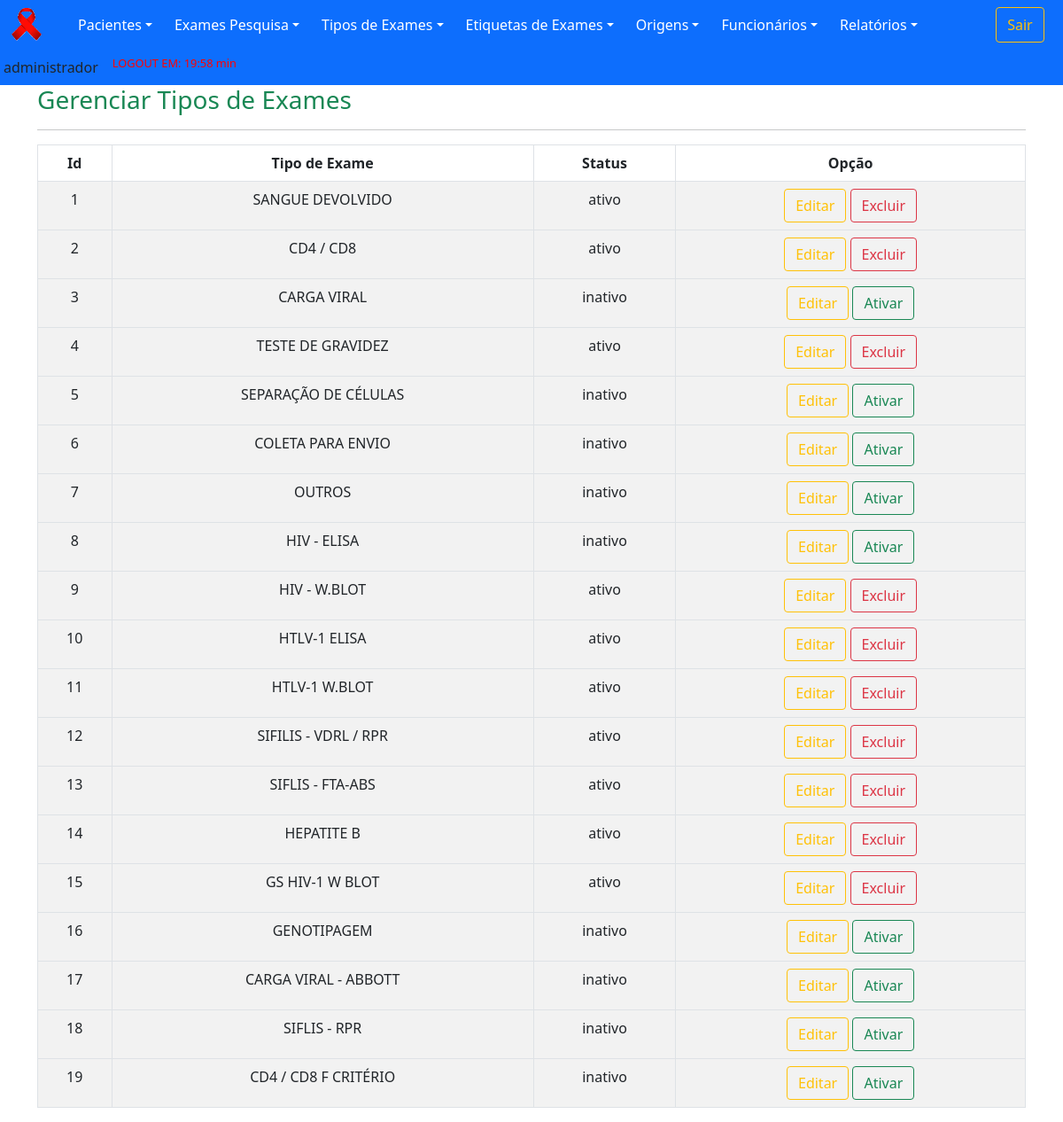
/views/examesGerenciar.php (signed in), run on an earlier commit of the app's database.
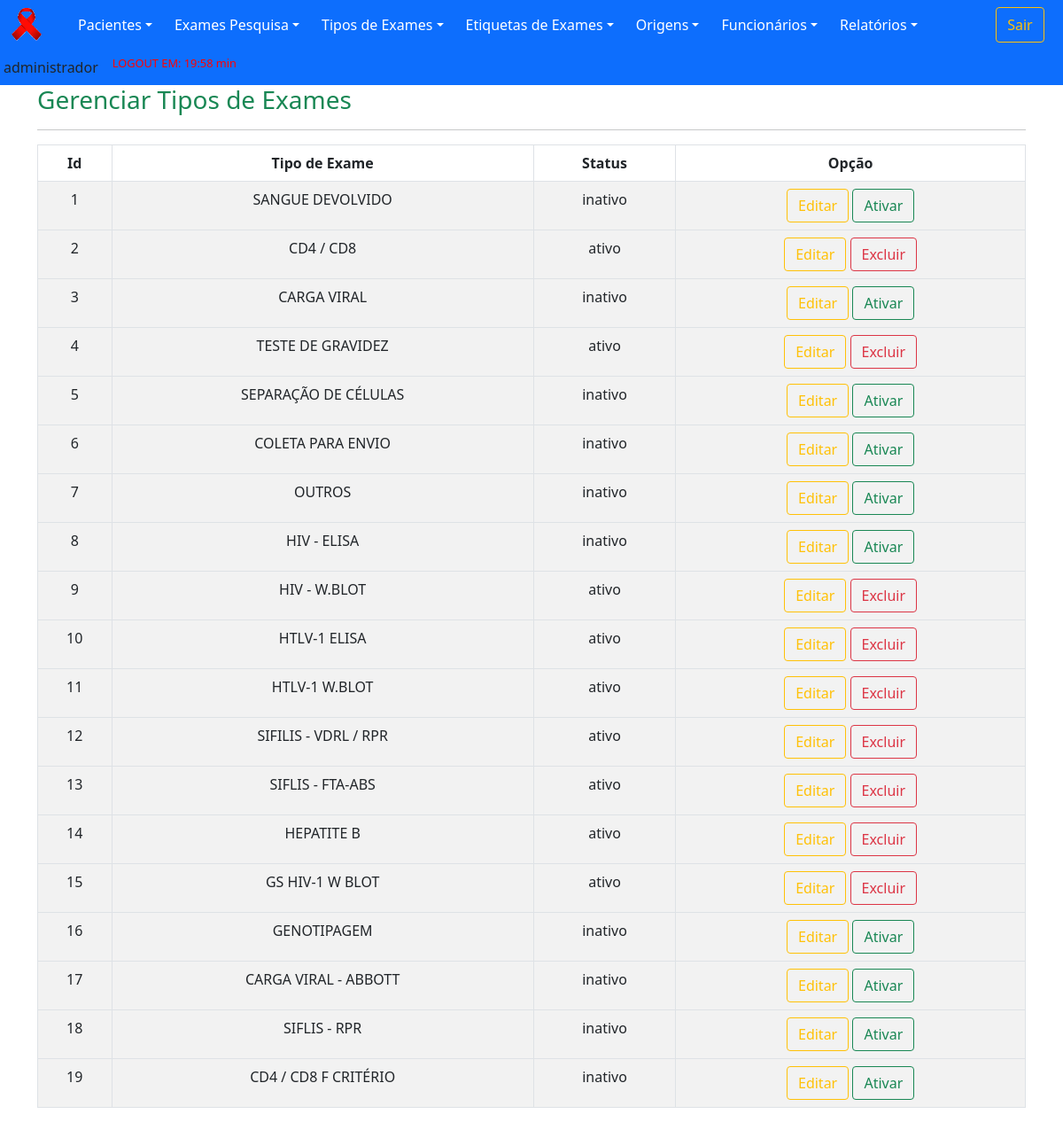
And on a later commit of the database.
### tables this page shows
CREATE TABLE `tipoExames` (
  `idTipoExames` int(11) NOT NULL,
  `tipoExame` varchar(255) DEFAULT NULL,
  `statusExame` varchar(8) DEFAULT NULL
);

### dao/DAO-sistemaCihiv.php (called while the page is built, shortened)
<?php
    class SistemaDAO
        {
            public function PesquisaTodosDados($nomeTabela)
                {
                    $conn = Database::connect();
                    $conn->exec('SET CHARACTER SET utf8');
                    $sql = "SELECT * FROM $nomeTabela";
                    try
                        {
                            $listar = $conn->query($sql);
                            $buscar = $listar->fetchAll(PDO::FETCH_OBJ);
                            $numRows = $listar->rowCount();
                        }
                    catch (PDOException $exc)
                        {
                            $buscar = $exc->getTraceAsString();
                        }
                    return $buscar;
                }
        }
?>

### views/examesGerenciar.php (the view, shortened to what this page needs)
<?php
	include "../template/menuPrincipal.php";
?>
        <div class="container">
            <div id="page-content-wrapper">
				<div class="panel-header">
					<h3 class="text-success">Gerenciar Tipos de Exames</h3>
				</div>
				<hr>
				<div class="panel-content">
					<div class="col-md-12">
						<table class="table table-striped table-bordered table-condensed">
                            <thead>
                                <tr>
                                    <th>Id</th>
                                    <th>Tipo de Exame</th>
                                    <th>Status</th>
                                    <th>Opção</th>
                                </tr>
                            </thead>
                            <tbody>
                                <?php
                                    require_once '../dao/DAO-sistemaCihiv.php';
                                    $exameDAO = new SistemaDAO();
                                    $nomeTabela = "tipoExames";
                                    foreach($exameDAO->PesquisaTodosDados($nomeTabela) as $exame)
                                        {
                                            ?>
                                                <tr>
                                                    <td><?php echo $exame->idTipoExames; ?></td>
                                                    <td><?php echo $exame->tipoExame; ?></td>
                                                    <td><?php echo $exame->statusExame;  $statusExame = $exame->statusExame;?></td>
                                                    <td class='operations'>
                                                        <div class="btn-group pull-right">
                                                            <a href="../controllers/exameBuscar.php?action=1&id=<?php echo $exame->idTipoExames;?>" class="btn btn-small btn-outline-warning">Editar<i class="icon-remove"></i></a>
                                                        </div>
                                                        <div class="btn-group pull-left">
                                                            <?php
                                                                if ($statusExame != "ativo")
                                                                    {
                                                                        $html = " <a href='../controllers/exameBuscar.php?action=2&id=$exame->idTipoExames'  class='btn btn-small btn-outline-success'>Ativar<i class='icon-edit'></i></a>";
                                                                        echo $html;
                                                                    }
                                                                elseif ($statusExame == "ativo")
                                                                    {
                                                                        $html = "<a href='../controllers/exameBuscar.php?action=3&id=$exame->idTipoExames' class='btn btn-small btn-outline-danger'>Excluir<i class='icon-remove'></i></a>";
                                                                        echo $html;
                                                                    }
                                                            ?>
                                                        </div>
                                                    </td>
                                                <tr>
                                            <?php
                                        }
                                ?>
                            </tbody>
                        </table>
                    </div>
				</div>
            </div>
		</div>
    </body>
</html>

### template/menuPrincipal.php (shortened to what this page needs)
<!DOCTYPE html>
<html lang="pt-br">
	<head>
		<link href="../css/bootstrap.css" rel="stylesheet">
	</head>
    <body>
        <nav class="navbar navbar-dark bg-primary">
            <div class="btn-group">
                <img src="../img/images21.jpeg" width=60 height=40>
                <div class="btn-group">
                    <button type="button" class="btn btn-primary dropdown-toggle" data-bs-toggle="dropdown">Pacientes</button>
                </div>
                <div class="btn-group">
                    <button type="button" class="btn btn-primary dropdown-toggle" data-bs-toggle="dropdown">Exames Pesquisa</button>
                </div>
                <div class="btn-group">
                    <button type="button" class="btn btn-primary dropdown-toggle" data-bs-toggle="dropdown">Tipos de Exames</button>
                </div>
                <div class="btn-group">
                    <button type="button" class="btn btn-primary dropdown-toggle" data-bs-toggle="dropdown">Etiquetas de Exames</button>
                </div>
                <div class="btn-group">
                    <button type="button" class="btn btn-primary dropdown-toggle" data-bs-toggle="dropdown">Origens</button>
                </div>
                <div class="btn-group">
                    <button type="button" class="btn btn-primary dropdown-toggle" data-bs-toggle="dropdown">Funcionários</button>
                </div>
                <div class="btn-group">
                    <button type="button" class="btn btn-primary dropdown-toggle" data-bs-toggle="dropdown">Relatórios</button>
                </div>
                <div class="btn-group">
                    <form class="d-flex" role="search" action="../index.php" method="POST">
                        <button class="btn btn-outline-ufs" type="submit">Sair</button>
                    </form>
                </div>
            </div>
        </nav>
        <nav class="navbar navbar-dark bg-primary">
            <div class="row px-md-3 col-md-12">
                <?php
                    $html = " <h5 class='timertext px-md-3 col-md-4' style='font-size: .8rem; color:red'> LOGOUT EM: <span class='secs'></span> min </h5>";
                    echo $_SESSION["nomeFuncionario"] . "" . $html;
                ?>
            </div>
            </nav>

### template/menuPrincipal.php (style rules this page uses)
table, th, td { padding: 5px; text-align:center; }

What changed in the data, as far as the page shows it:
changed tipoexames "SANGUE DEVOLVIDO": statusExame "ativo" → "inativo"; statusExame "Excluir" → "Ativar"
